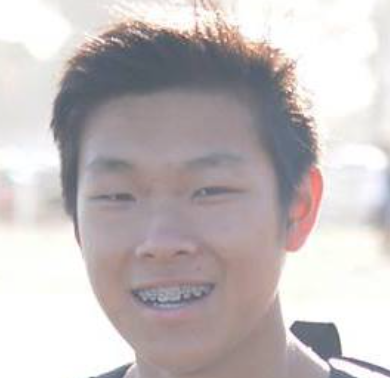
#> input picture Images/Gilbert/Gilbert_0.png, 390 x 378 px; its folder holds only this picture in this run
$ python face_detect_recog.py   (older library calls are emulated)
#> lines starting #> are read from the running program, lines starting #| are printed output that depends on the picture
### pattern_recog_func.py
import argparse
import matplotlib.pyplot as plt
import matplotlib.image as mpimg

import numpy as np
from sklearn.decomposition import PCA
from scipy.interpolate import interp2d

from sklearn import svm

def interpol_im(im, dim1 = 8, dim2 = 8, plot_new_im = False, cmap = 'binary', grid_off = False):

 	if((len(im.shape)) == 3):
		im = im[:, :, 0]
	# print(im.shape)

	x = np.arange(im.shape[1])
	y = np.arange(im.shape[0])

	f2d = interp2d(x, y, im)

	x_new = np.linspace(0, im.shape[1], dim1)
	y_new = np.linspace(0, im.shape[0], dim2)

	im = f2d(x_new, y_new)

	# Create a 1D array of pixels to return
	let_im_flat = im.flatten()

	#Plot the interpolated image if asked to
	if plot_new_im:
		plt.grid("on")
		if grid_off:
		    plt.grid("off")
		plt.imshow(im, cmap = cmap)
		plt.show()


	#Return the interpolated, flattened image array
	return let_im_flat

# [11 lines left out: function pca_svm_pred, not called in this run]

'''
returns md_pca and X_proj, where X_proj contains
the projections of the data array X in the PCA space
'''
# [47 lines left out: functions pca_X, rescale_pixel, svm_train, leave_one_out_test, not called in this run]

### face_detect_recog.py
import cv2
import matplotlib.image as mpimg
import matplotlib.pyplot as plt
import numpy as np
from os import listdir
from os.path import isfile, join
from pattern_recog_func import interpol_im, pca_svm_pred, pca_X, rescale_pixel, svm_train, leave_one_out_test


imagePath = "./Images"

images = []
names = []

for parent_folders in listdir(imagePath):
	# print(parent_folders)
	count = 0
	for files in listdir(join(imagePath, parent_folders)):
		if ".png" in files:
			images.append(join(join(imagePath, parent_folders), files))
			count += 1
	names.append(count)

	# print(len(images))
# print(images)

# Create the haar cascade
faceCascade = cv2.CascadeClassifier("haarcascade_frontalface_default.xml")

cascPath = 'haarcascade_frontalface_default.xml'

# instantiate the haar cascade object
# This is basically a classifier:
# http://docs.opencv.org/2.4/modules/objdetect/doc/cascade_classification.html
faceCascade = cv2.CascadeClassifier(cascPath)

images_prepared = []

y2 = []
for i in range(len(names)):
	for x in np.zeros(names[i]) + i:
		y2.append(x)

y3 = []

for i in range(len(images)):
	# Read the image
	# print(image)
	image = cv2.imread(images[i])  # this does the same as mpimg.imread
#> image is the input picture: shape (378, 390, 3); mean B, G, R 189.4, 188.5, 195.7
	# print(image)
	# Detect faces in the image
	# if small features are identified as faces, change scaleFactor to 1.2
	# watch what happens when minSize is set to (70, 70)
	faces = faceCascade.detectMultiScale(
	                                     image,
	                                     scaleFactor=1.1,
	                                     minNeighbors=5,
	                                     minSize=(30, 30),
	                                     )
#> faces = [[55, 101, 229, 229]]

	# print('faces type', type(faces))
	# print('Coordinates of faces:\n', faces)
	# print("Found {:d} faces!".format(len(faces)))
	# each entry in faces gives [x, y, w, h]
	if len(faces) != 0:
		faces = faces[0]
#> faces = [55, 101, 229, 229]
		x, y, w, h = faces[0], faces[1], faces[2], faces[3]
#> x = 55; y = 101; w = 229; h = 229

		# image = image[y:y+h, x:x+w]

		image_interp = interpol_im(image, 45, 60)
#> in interpol_im, `im = im[:, :, 0]`:
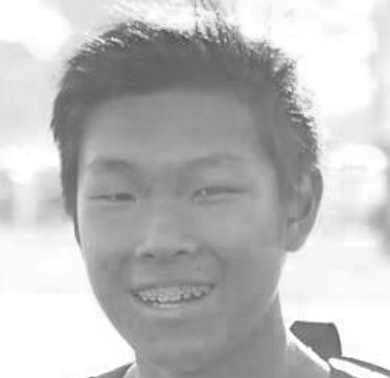
#> im: shape (378, 390); min 62, max 255, mean 189.4
#> (the run stopped early here; a loop or call above may not have finished)
